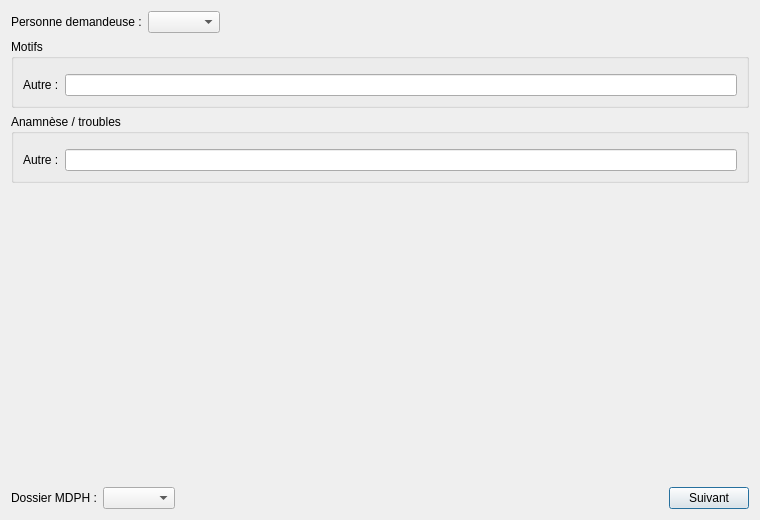
<?xml version="1.0" encoding="UTF-8"?>
<ui version="4.0">
 <class>Interface2_1</class>
 <widget class="QDialog" name="Interface2_1">
  <property name="geometry"><rect><x>0</x><y>0</y><width>760</width><height>520</height></rect></property>
  <property name="windowTitle"><string>TrameErgo - Demande de bilan</string></property>
  <layout class="QVBoxLayout" name="dispositionEcran">
   <item>
    <layout class="QHBoxLayout" name="layoutPersonneDemandeuse">
     <item>
      <widget class="QLabel" name="labelPersonneDemandeuse"><property name="text"><string>Personne demandeuse :</string></property></widget>
     </item>
     <item>
      <widget class="QComboBox" name="comboBoxPersonneDemandeuse"/>
     </item>
     <item>
      <spacer name="espacePersonneDemandeuse"><property name="orientation"><enum>Qt::Horizontal</enum></property><property name="sizeHint" stdset="0"><size><width>40</width><height>20</height></size></property></spacer>
     </item>
    </layout>
   </item>
   <item>
    <widget class="QGroupBox" name="groupBoxMotifs">
     <property name="title"><string>Motifs</string></property>
     <layout class="QVBoxLayout" name="layoutGroupBoxMotifs">
      <item>
       <widget class="ListeCases" name="listeMotifs"/>
      </item>
      <item>
       <layout class="QHBoxLayout" name="layoutAutreMotif">
        <item>
         <widget class="QLabel" name="labelAutreMotif"><property name="text"><string>Autre :</string></property></widget>
        </item>
        <item>
         <widget class="QLineEdit" name="lineEditAutreMotif"/>
        </item>
       </layout>
      </item>
     </layout>
    </widget>
   </item>
   <item>
    <widget class="QGroupBox" name="groupBoxTroubles">
     <property name="title"><string>Anamnèse / troubles</string></property>
     <layout class="QVBoxLayout" name="layoutGroupBoxTroubles">
      <item>
       <widget class="ListeCases" name="listeTroubles"/>
      </item>
      <item>
       <layout class="QHBoxLayout" name="layoutAutreTrouble">
        <item>
         <widget class="QLabel" name="labelAutreTrouble"><property name="text"><string>Autre :</string></property></widget>
        </item>
        <item>
         <widget class="QLineEdit" name="lineEditAutreTrouble"/>
        </item>
       </layout>
      </item>
     </layout>
    </widget>
   </item>
   <item>
    <spacer name="espaceVertical"><property name="orientation"><enum>Qt::Vertical</enum></property><property name="sizeHint" stdset="0"><size><width>20</width><height>40</height></size></property></spacer>
   </item>
   <item>
    <layout class="QHBoxLayout" name="layoutBas">
     <item>
      <widget class="QLabel" name="labelDossierMDPH"><property name="text"><string>Dossier MDPH :</string></property></widget>
     </item>
     <item>
      <widget class="QComboBox" name="comboBoxDossierMDPH"/>
     </item>
     <item>
      <spacer name="espaceBas"><property name="orientation"><enum>Qt::Horizontal</enum></property><property name="sizeHint" stdset="0"><size><width>40</width><height>20</height></size></property></spacer>
     </item>
     <item>
      <widget class="QPushButton" name="pushButtonSuivant"><property name="text"><string>Suivant</string></property></widget>
     </item>
    </layout>
   </item>
  </layout>
 </widget>
 <customwidgets>
  <customwidget>
   <class>ListeCases</class>
   <extends>QWidget</extends>
   <header>listecases.h</header>
  </customwidget>
 </customwidgets>
 <resources/>
 <connections/>
</ui>
